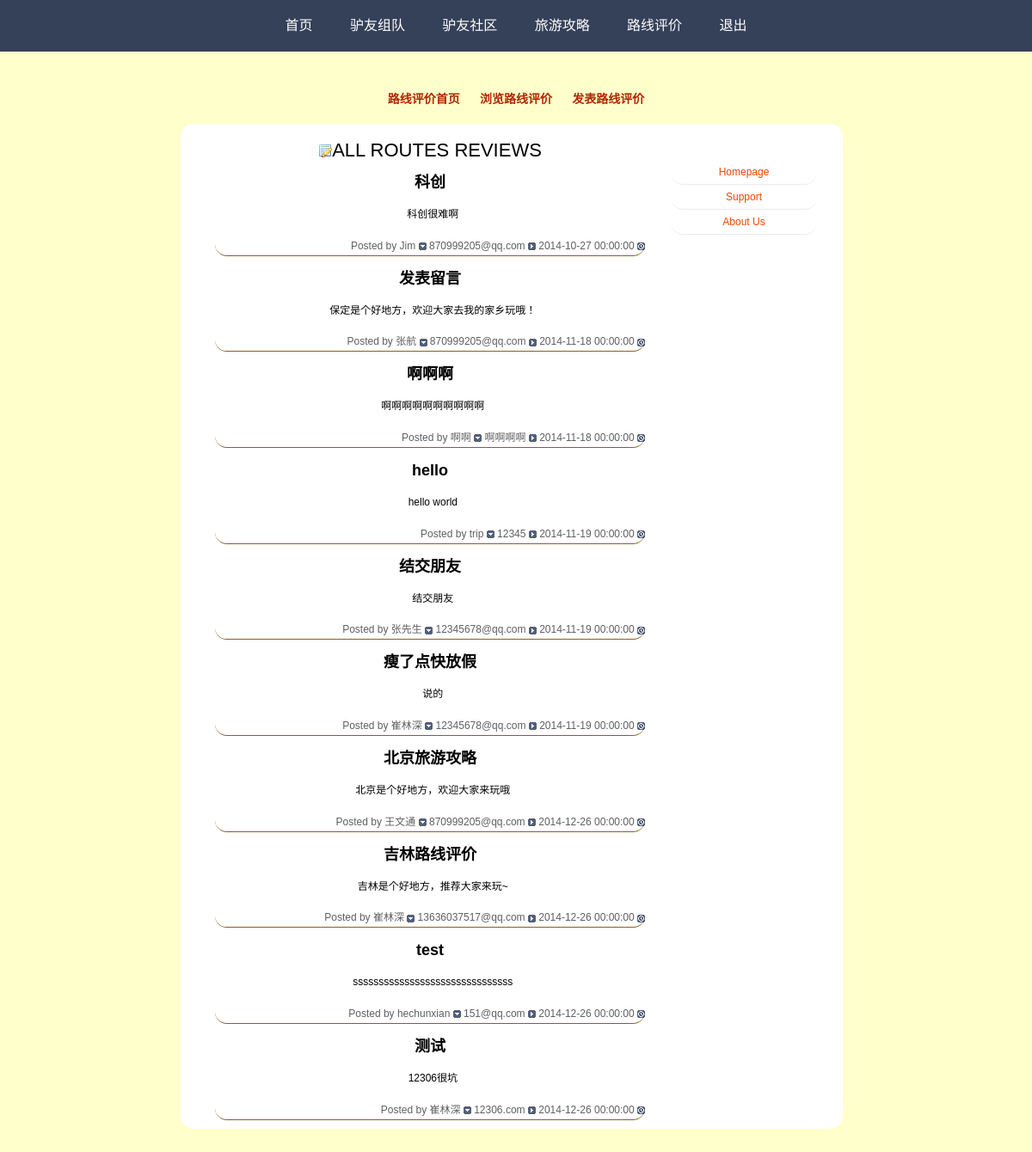
The app's page /in.php with its own data.
### tables this page shows
CREATE TABLE IF NOT EXISTS `tb_message` (
  `id` int(10) NOT NULL,
  `visitor` varchar(45) NOT NULL,
  `url` varchar(45) NOT NULL,
  `body` text,
  `create_at` datetime NOT NULL,
  `title` varchar(45) NOT NULL,
  `reply` text
);

### in.php (the view, shortened to what this page needs)
<?php
include "include/header.php";
include "connect_db.php";
if( isset($_GET['page']) ){
   $page = intval( $_GET['page'] );
}
else{
   $page = 1;
}
$page_size = 10;
$sql = "select count(*) as amount from `tb_message` ";
$result = mysql_query($sql);
$row = @mysql_fetch_row($result);
$amount = $row[0];
if( $amount ){
   $sql = "select * from `tb_message` order by id desc limit ". ($page-1)*$page_size .", $page_size";
   $result = mysql_query($sql);
   while ( $row = mysql_fetch_assoc($result) ){
       $rowset[] = $row;
   }
}else{
   $rowset = array();
}
?>
<html>
<head>
</head>
<body>
<div id="main">
  <div id="sidebar">
    <br />
    <ul>
	  <li><a href="in.php">Homepage</a></li>
      <li><a href="http://www.w3school.com.cn">Support</a></li>
      <li><a href="introduce.html">About Us</a></li>
    </ul>
  </div>
  <div id="text">
    <h1><img src="images/edit-icon.gif"/>All Routes Reviews</h1>
    <?php foreach ($rowset as $row) {?>
    <h2><?php echo($row["title"]); ?></h2>
    <div id="cls" class="cls">&nbsp;&nbsp;<?php echo($row["body"]); ?></div>
    <p class="date">Posted by <?php echo($row["visitor"]); ?> <img src="images/more.gif" alt="" /> <?php echo($row["url"]); ?> <img src="images/comment.gif" alt="" /> <?php echo($row["create_at"]); ?> <img src="images/timeicon.gif" alt="" />
    <?php } mysql_close($conn); ?>
  </div>
</div>
<div id="footer">
</div>
</body></html>

### images/style1.css (style rules this page uses)
body, div, ul, li { margin:0; padding:0;font-style: normal;font:12px/22px "\5B8B\4F53",Arial, Helvetica, sans-serif }
ol, ul ,li { list-style:none }
img { border: 0; vertical-align:middle }
body { text-align:center }
a { color:#000000;text-decoration:none }

### images/style2.css (style rules this page uses)
html { background-color:#FFFFCC; font-style: normal; font:12px/22px "\5B8B\4F53",Arial, Helvetica, sans-serif; }
a { color:#EE4400; text-decoration:none; }
#main { margin:0 110px; float:left; border-radius: 15px; background-color:#FFFFFF; min-height:350px; display:inline; }
#text { margin-left:40px; float:left; padding:0; border-radius: 15px; width: 500px; }
h1 { margin:20px 0 0 0; text-transform:uppercase; font-family:"Impact", "Tahoma", Arial, "Geneva", sans-serif; font-size:22px; font-weight:normal; }
#text p { margin:10px 0; }
#sidebar { float:right; padding:20px 30px 0 30px; width:170px; }
#sidebar ul { margin:0; padding:0; }
#sidebar li { list-style:none; border-radius: 15px; border-bottom:1px solid #ebebeb; padding:3px 2px; }
#sidebar a { text-decoration:none; border-radius: 15px; }
#footer { padding:0 110px; height:169px; clear:both; }
.date { color: #5f5f5f; background: inherit; text-align: right; margin: 4px 0 5px 0; padding: 0.4em 0 0 0; border-radius: 15px;border-bottom: 1px solid #85621E; }

### records on screen
tb_message: title "科创", body "科创很难啊", visitor "Jim", url "870999205@qq.com", create_at "2014-10-27 00:00:00"
tb_message: title "发表留言", body "保定是个好地方，欢迎大家去我的家乡玩哦！", visitor "张航", url "870999205@qq.com", create_at "2014-11-18 00:00:00"
tb_message: title "啊啊啊", body "啊啊啊啊啊啊啊啊啊啊", visitor "啊啊", url "啊啊啊啊", create_at "2014-11-18 00:00:00"
tb_message: title "hello", body "hello world", visitor "trip", url "12345", create_at "2014-11-19 00:00:00"
tb_message: title "结交朋友", body "结交朋友", visitor "张先生", url "12345678@qq.com", create_at "2014-11-19 00:00:00"
tb_message: title "瘦了点快放假", body "说的", visitor "崔林深", url "12345678@qq.com", create_at "2014-11-19 00:00:00"
tb_message: title "北京旅游攻略", body "北京是个好地方，欢迎大家来玩哦", visitor "王文通", url "870999205@qq.com", create_at "2014-12-26 00:00:00"
tb_message: title "吉林路线评价", body "吉林是个好地方，推荐大家来玩~", visitor "崔林深", url "13636037517@qq.com", create_at "2014-12-26 00:00:00"
tb_message: title "test", body "sssssssssssssssssssssssssssssss", visitor "hechunxian", url "151@qq.com", create_at "2014-12-26 00:00:00"
tb_message: title "测试", body "12306很坑", visitor "崔林深", url "12306.com", create_at "2014-12-26 00:00:00"
